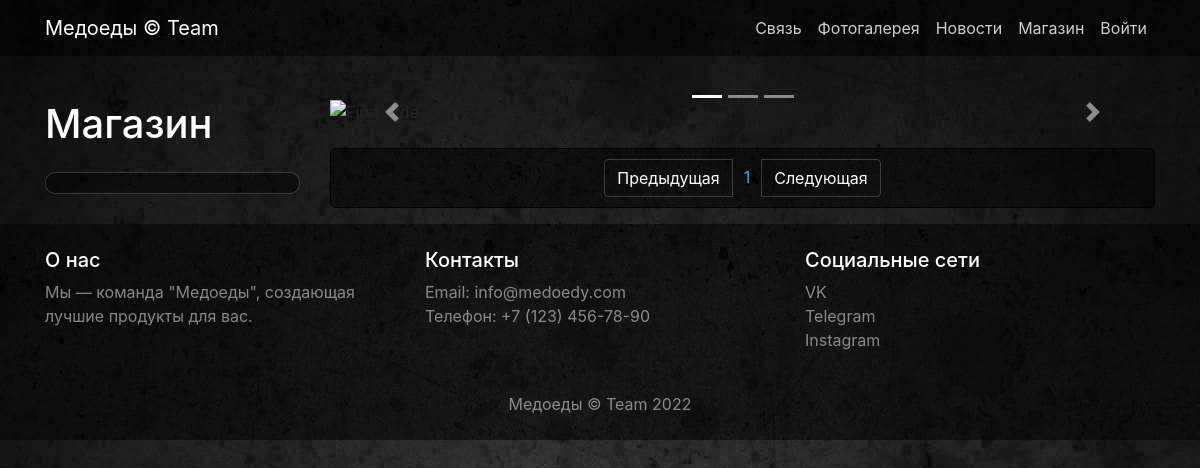
The page /store/ on the database as committed earlier.
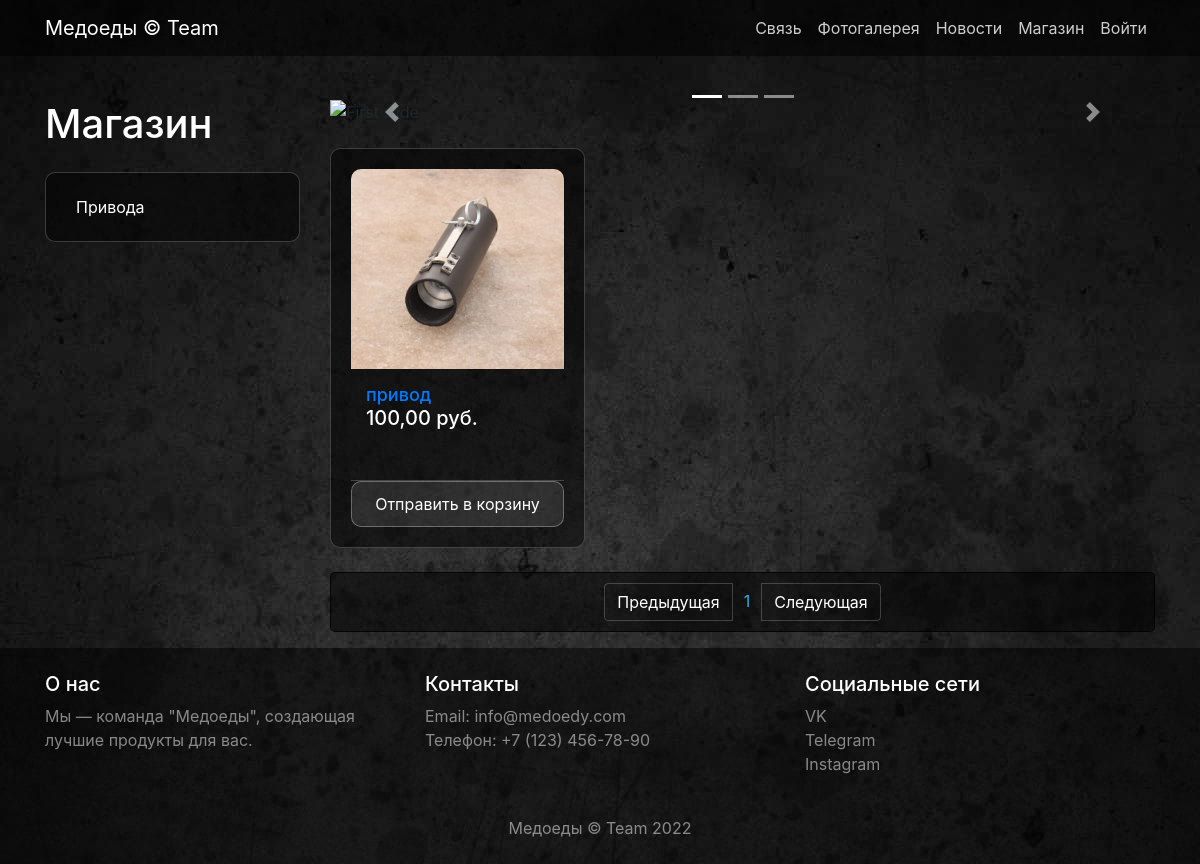
The same page on the database as committed later.
### store/models.py (models this page shows, shortened)
class ProductCategory(models.Model):
    name = models.CharField(max_length=50, unique=True)
    description = models.TextField(null=True, blank=True)

class Product(models.Model):
    name = models.CharField(max_length=120)
    description = models.TextField()
    price = models.DecimalField(max_digits=10, decimal_places=2)
    quantity = models.PositiveIntegerField(default=0)
    image = models.ImageField(upload_to='products_images', blank=True)  # Основное изображение
    category = models.ForeignKey(to=ProductCategory, on_delete=models.PROTECT)

### store/views.py (the view)
# urls.py: path('store/', include('store.urls', namespace='store')),
def store(request, category_id=None, page_number=1):
    per_page = 6
    products = Product.objects.filter(category_id=category_id) if category_id else Product.objects.all()
    paginator = Paginator(products, per_page)
    products_paginator = paginator.page(page_number)
    context = {
        'title': 'Каталог',
        'categories': ProductCategory.objects.all(),
        'products': products_paginator
    }
    return render(request, 'store/products.html', context)

### store/templates/store/products.html (shortened to what the changed rows need)
{% extends 'store/base.html' %}
{% load static %}
    {%  block css %}
    <link href="{% static '/css/products.css' %}" rel="stylesheet">
    {% endblock %}
    {% block content %}
    <div class="container">
        <div class="row">
            <div class="col-lg-3">
                <h1 class="my-4 text-white">Магазин</h1>
                <div class="list-group">
                    {% for category in categories %}
                    <a href="{% url 'store:category' category.id %}" class="list-group-item">{{category.name}}</a>
                    {% endfor %}
                </div>
            </div>
            <div class="col-lg-9">
                <div class="row">
                    {% for product in products %}
                        <div class="col-lg-4 col-md-6 mb-4">
						    <div class="album-card">
						        <a href="{% url 'store:product_detail' product.id %}">
						            <img class="card-img-top" src="{{ product.image.url }}" alt="{{ product.name }}">
						        </a>
						        <div class="card-body">
						            <h4 class="card-title">
						                <a href="{% url 'store:product_detail' product.id %}">{{ product.name }}</a>
						            </h4>
						            <h5>{{ product.price }} руб.</h5>
						        </div>
						        <div class="card-footer">
						            <a class="btn btn-add-to-cart" href="{% url 'store:basket_add' product.id %}">
						                Отправить в корзину
						            </a>
						        </div>
						    </div>
						</div>
                    {% endfor %}
                </div>
                <nav aria-label="Page navigation example">
                    <ul class="pagination justify-content-center" style="background-color: rgba(0, 0, 0, 0.5); padding: 10px; border-radius: 5px;">
                        {% for page in products.paginator.page_range %}
                        <li class="page-item">
                            <a class="page-link"
                               href="{% url 'store:paginator' page %}">
                                {{page}}
                            </a>
                        </li>
                        {% endfor %}
                    </ul>
                </nav>
            </div>
        </div>
    </div>
    {% endblock %}

Rows that differ between the two databases and show on the page:
added ProductCategory: name "Привода"
added Product: image (picture), name "привод", price "100,00"
